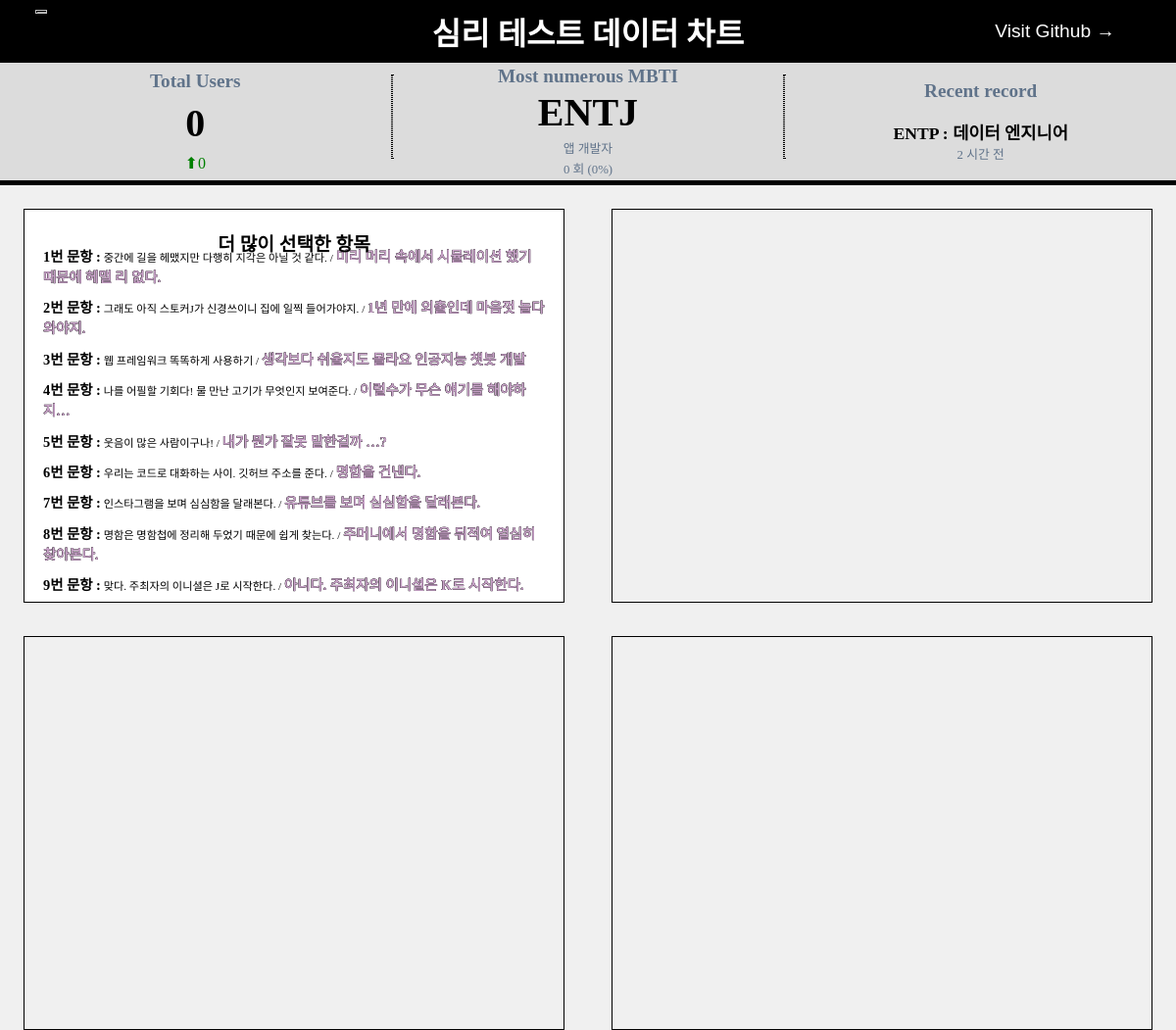
Screenshot of /chart/ with the database file from the repository.
### result/models.py (models this page shows)
class Result(CommonModel):
    class mbtiChoice(models.TextChoices):
        ENTJ = ("ENTJ", "ENTJ")
        ENTP = ("ENTP", "ENTP")
        ENFJ = ("ENFJ", "ENFJ")
        ENFP = ("ENFP", "ENFP")
        ESTJ = ("ESTJ", "ESTJ")
        ESTP = ("ESTP", "ESTP")
        ESFJ = ("ESFJ", "ESFJ")
        ESFP = ("ESFP", "ESFP")
        INTJ = ("INTJ", "INTJ")
        INTP = ("INTP", "INTP")
        INFJ = ("INFJ", "INFJ")
        INFP = ("INFP", "INFP")
        ISTJ = ("ISTJ", "ISFJ")
        ISTP = ("ISTP", "ISTP")
        ISFJ = ("ISFJ", "ISFJ")
        ISFP = ("ISFP", "ISFP")
    mbti = models.CharField(max_length=4, choices=mbtiChoice.choices)
    count = models.PositiveIntegerField()
    kind = models.ForeignKey(
        "result.Kind",
        blank=True,
        null=True,
        on_delete=models.SET_NULL,
        related_name="kinds",
    )
    def __str__(self) -> str:
        return self.mbti

class Kind(models.Model):
    class KindChoices(models.TextChoices):
        App = ("앱 개발자", "앱 개발자")
        Data = ("데이터 엔지니어", "데이터 엔지니어")
        Iot = ("사물인터넷 개발", "사물인터넷 개발")
        Sys = ("시스템 네트워크", "시스템 네트워크")
        Back = ("서버 / 백엔드", "서버 / 백엔드")
        Front = ("프론트엔드", "프론트엔드")
        Emb = ("임베디드 프로그래머", "임베디드 프로그래머")
        Game = ("게임 개발자", "게임 개발자")
        Sec = ("보안전문가", "보안전문가")
    kind = models.CharField(max_length=20, choices=KindChoices.choices)
    similar = models.CharField(max_length=20, choices=KindChoices.choices)
    worst = models.CharField(max_length=20, choices=KindChoices.choices)
    surmmary = models.CharField(max_length=50)
    tendency = models.ManyToManyField(
        "result.Tendencies",
        related_name="tendency",
    )
    content = models.TextField()
    def __str__(self) -> str:
        return self.kind

### servey/models.py (models this page shows, shortened)
class servey(CommonModel):
    title = models.TextField(max_length=100)
    first_answer = models.TextField(max_length=100)
    second_answer = models.TextField(max_length=100)
    branch = models.CharField(max_length=4)
    first_count = models.PositiveIntegerField()
    second_count = models.PositiveIntegerField()

### result/views.py (the view)
# urls.py: path("chart/", bar_chart, name="chart"),
def bar_chart(request):
    all_result = servey.objects.all()
    serializer = ServeyCountSerializer(all_result, many=True)
    result = Result.objects.all()
    all_count = 0
    max_count = 0
    for i in result:
        if max_count <= i.count:
            max_count = i.count
        all_count += i.count
    max_mbti = Result.objects.filter(count=max_count)
    max_mbti = max_mbti[0]
    chart_data = []
    for i in serializer.data:
        dic = {}
        dic["first_answer"] = i["first_answer"]
        dic["second_answer"] = i["second_answer"]
        dic["first_count"] = i["first_count"]
        dic["second_count"] = i["second_count"]
        chart_data.append(dic)
    try:
        percent = int(max_count / all_count * 100)
    except ZeroDivisionError:
        percent = 0
    all_mbti_result = Result.objects.all()
    serializer = ResultCountSerializer(all_mbti_result, many=True)
    mbti_chart_data = []
    for i in serializer.data:
        dic = {}
        dic["mbti"] = i["mbti"]
        dic["count"] = i["count"]
        mbti_chart_data.append(dic)
    now = timezone.now()
    lastest_mbti_result = Result.objects.all().order_by("-updated_at")[:2]
    lastest_list = {
        int(str((now - i.updated_at).seconds)): [i.mbti, i.kind.kind]
        for i in lastest_mbti_result
    }
    count_day_list = sorted(
        [[str(i.day), i.count] for i in count_day.objects.all()], reverse=True
    )
    count_day_list_day = []
    for i in range(len(count_day_list) - 1):
        count_day_list_day.append(
            [count_day_list[i][0], count_day_list[i][1] - count_day_list[i + 1][1]]
        )
    count_day_list_day.append(
        [
            count_day_list[len(count_day_list) - 1][0],
            count_day_list[len(count_day_list) - 1][1],
        ]
    )
    return render(
        request,
        "bar_chart.html",
        {
            "chart_data": chart_data,
            "max_mbti": max_mbti,
            "all_count": all_count,
            "max_count": max_count,
            "percent": percent,
            "kind": max_mbti.kind,
            "latest_mbti": lastest_list,
            "mbti_chart_data": mbti_chart_data,
            "count_day_list": count_day_list,
            "count_day_list_day": count_day_list_day,
        },
    )

### templates/bar_chart.html (shortened to what this page needs)
{% load static %} {% load mathfilters %}
<!DOCTYPE html>
<html>
  <head>
  </head>
  <body>
    <div id="top">
      <img
        style="cursor: pointer"
        onclick="window.open('https://ozcodingschool.com/') "
        src="https://ozcodingschool.com/static/front/images/ozcoding/kdt/ozcoding_logo.png"
      />
      <h1>심리 테스트 데이터 차트</h1>
      <button id="btn" onclick="window.open('https://github.com/izunaaaaa') ">
        Visit Github &rarr;
      </button>
    </div>
    <div id="simple">
      <div class="box">
        <span class="count_top">Total Users</span>
        <div class="count">{{ all_count }}</div>
        <spanc class="up"> ⬆{{ all_count|sub:count_day_list.1.1 }}</spanc>
      </div>
      <div class="updown"></div>
      <div class="box">
        <span class="count_top"> Most numerous MBTI</span>
        <div class="count">{{ max_mbti }}</div>
        <div class="percent">{{ kind }}</div>
        <div class="percent">{{ max_count }} 회 ({{percent}}%)</div>
      </div>
      <div class="updown"></div>
      <div class="box">
        <span class="count_top"> Recent record </span>
        <div class="data_set">
          {% for key,value in latest_mbti.items %}
          <div class="data">
            <span id="kind">{{ value.0 }} : {{value.1}} </span>
            {% if key <= 3600 %}
            <span id="time">{% widthratio key 60 1 %} 분 전</span>
            {% else %}
            <span id="time">{% widthratio key 3600 1 %} 시간 전</span>
            {% endif %}
          </div>
          {% endfor %}
        </div>
      </div>
    </div>
    <div class="main">
      <div class="container">
        <div class="big">더 많이 선택한 항목</div>
        <div class="content">
          {% for i in chart_data %}
          <div class="answer">
            <span id="count"> {{ forloop.counter }}번 문항 :</span>
            {% if i.first_count > i.second_count %}
            <span id="first">{{ i.first_answer }} </span>/ {{ i.second_answer }}
            {% else %} {{ i.first_answer }} /
            <span id="second">{{ i.second_answer }}</span>
            {% endif %}
          </div>
          {% endfor %}
        </div>
      </div>
      <div id="bar-chart"></div>
    </div>
    <div class="main">
      <div class="chart">
        <div id="count_chart"></div>
      </div>
      <div class="chart">
        <div id="mbti_chart"></div>
      </div>
    </div>
  </body>
</html>

### rows the page displays
Result: mbti "ENTJ"
Kind: kind "앱 개발자"
Result: mbti "ENTP"
Kind: kind "데이터 엔지니어"
servey: first_answer "중간에 길을 헤맸지만 다행히 지각은 아닐 것 같다.", second_answer "미리 머리 속에서 시뮬레이션 했기 때문에 헤맬 리 없다."
servey: first_answer "그래도 아직 스토커J가 신경쓰이니 집에 일찍 들어가야지.", second_answer "1년 만에 외출인데 마음껏 놀다 와야지."
servey: first_answer "웹 프레임워크 똑똑하게 사용하기", second_answer "생각보다 쉬울지도 몰라요 인공지능 챗봇 개발"
servey: first_answer "나를 어필할 기회다! 물 만난 고기가 무엇인지 보여준다.", second_answer "이럴수가 무슨 얘기를 해야하지…"
servey: first_answer "웃음이 많은 사람이구나!", second_answer "내가 뭔가 잘못 말한걸까 …?"
servey: first_answer "우리는 코드로 대화하는 사이. 깃허브 주소를 준다.", second_answer "명함을 건낸다."
servey: first_answer "인스타그램을 보며 심심함을 달래본다.", second_answer "유튜브를 보며 심심함을 달래본다."
servey: first_answer "명함은 명함첩에 정리해 두었기 때문에 쉽게 찾는다.", second_answer "주머니에서 명함을 뒤적여 열심히 찾아본다."
servey: first_answer "맞다. 주최자의 이니셜은 J로 시작한다.", second_answer "아니다. 주최자의 이니셜은 K로 시작한다."

### other values shown
{{ all_count }} "0"
{{ all_count|sub:count_day_list.1.1 }} "0"
{{ max_count }} "0"
{{ percent }} "0"
